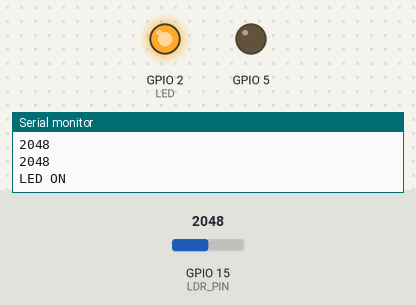
The sketch below on a simulated ESP32. Parts: output pins drawn as LEDs (lit = HIGH), the last lines printed to the serial monitor. Inputs (shaded band) come from the test bench; at power-on: GPIO 15 (LDR_PIN) = 2048.

Above: at 1.2 s.
1.3 s: GPIO 15 (LDR_PIN) set to 533
2.8 s: GPIO 15 (LDR_PIN) set to 457
At 3.2 s:
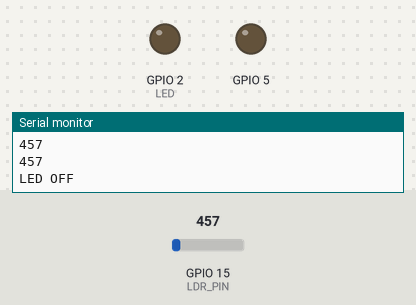
4.3 s: GPIO 15 (LDR_PIN) set to 540
At 5.6 s:
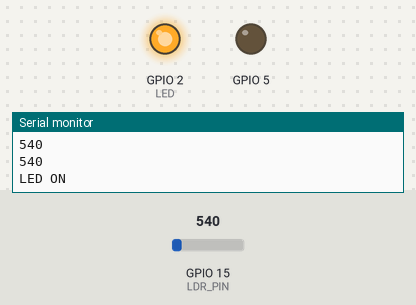
5.9 s: GPIO 15 (LDR_PIN) set to 491
At 7.0 s:
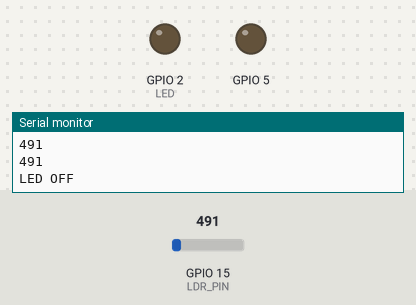
Timing chart, 0 to 8.5 s (numbered marks = the images above; inputs shaded):
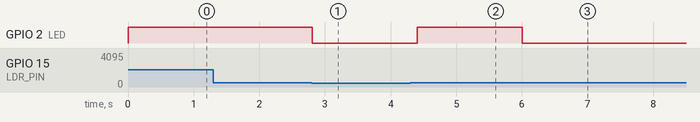

The sketch:

LDR_vinayak.ino
```cpp
#define LDR_PIN 15
#define LED 2

int LDR_Value = 0;
void LDR_Switch();

const int freq = 5000;// frequency to 5000Hz
const int ledChannel = 0;//using channel 0
const int resolution = 16;// setting resolution of 16 bit to get clean variationn


void setup() {
Serial.begin(115200);

ledcSetup(ledChannel, freq, resolution);  //configure PWM with required settings
ledcAttachPin(5, ledChannel);  //attaching PWM channel to GPIO pin

pinMode(LDR_PIN,INPUT);
pinMode(LED,OUTPUT);
}
void loop() {
LDR_Switch();
//LDR_intensity();
delay(100);
}

void LDR_Switch()   // LDR as a switch
{

LDR_Value = analogRead(LDR_PIN);
Serial.println(LDR_Value);

  if(LDR_Value > 500 ) // and motion detected then turn on light
  {
    digitalWrite(LED,HIGH);
    Serial.println(LDR_Value);
    Serial.println("LED ON\n");
    //thingspeak
  }
  else
  {
    Serial.println(LDR_Value);
    digitalWrite(LED,LOW);
    Serial.println("LED OFF\n");
    //thingspeak
  }
  delay(100);
}

void LDR_intensity()  // based on LDR value change LED value.
{
  LDR_Value = analogRead(LDR_PIN);

  Serial.print("LDR_Value :");
  Serial.println(LDR_Value);
  ledcWrite(ledChannel, LDR_Value);
  delay(100);
  //thingspeak
}
```

Measured:
- the behaviour switches between 501 and 500 on GPIO 15 (LDR_PIN) (found by bisection; images 0 and 1)
- after the input at 2.8 s, GPIO 2 (LED): HIGH → LOW at once
- after the input at 4.3 s, GPIO 2 (LED): LOW → HIGH after 0.11 s
- after the input at 5.9 s, GPIO 2 (LED): HIGH → LOW after 0.11 s
